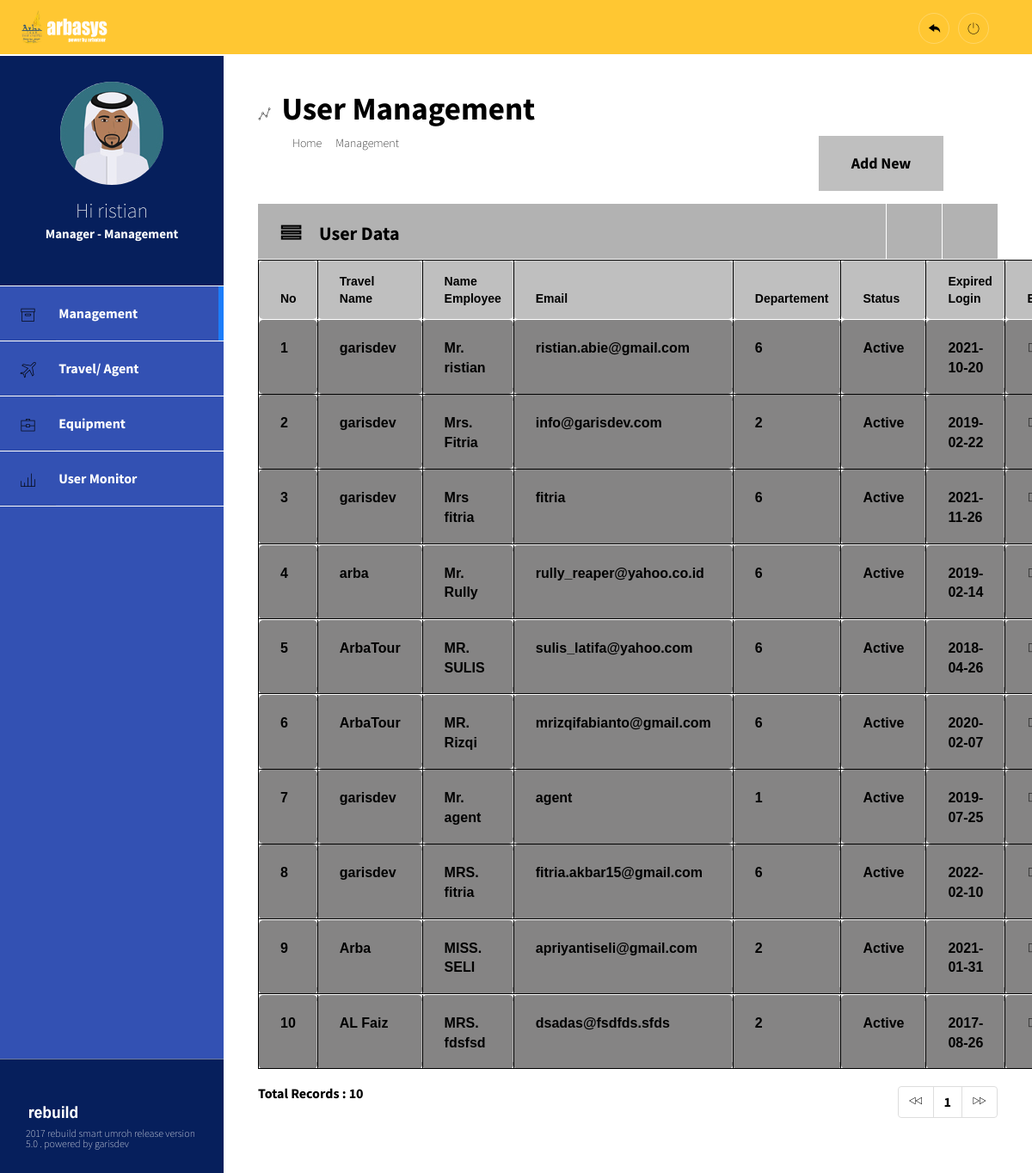
The page /modul/270/user.php (signed in) on the database its author committed.
### tables this page shows
CREATE TABLE `user` (
  `UserID` int(10) NOT NULL,
  `TravelName` varchar(100) NOT NULL,
  `Email` varchar(100) NOT NULL,
  `Password` varchar(40) NOT NULL,
  `RoleID` int(10) NOT NULL,
  `Status` varchar(10) NOT NULL,
  `Salutation` varchar(10) NOT NULL,
  `FirstName` varchar(100) NOT NULL,
  `LastName` varchar(100) NOT NULL,
  `photoURL` blob DEFAULT NULL,
  `BirthDate` date DEFAULT NULL,
  `Phone` varchar(20) NOT NULL,
  `Gender` varchar(20) NOT NULL,
  `Dummy` int(2) NOT NULL,
  `CreatedDate` timestamp NOT NULL DEFAULT current_timestamp() ON UPDATE current_timestamp(),
  `Lastlogin` datetime DEFAULT NULL,
  `ExpirationDate` date DEFAULT NULL
);

### modul/270/user.php (the view, shortened to what this page needs)
<!DOCTYPE html>
<?php
require('../config/travel-config.php');
$row = 10;
$hal = isset($_GET['hal']) ? $_GET['hal'] : 0;
$pageSql = "SELECT * FROM user";
$pageQry = mysql_query($pageSql, $Link) or die ("error paging: ".mysql_error());
$jml   = mysql_num_rows($pageQry);
$max   = ceil($jml/$row);
?>
<html>
<head>
    <link rel="stylesheet" type="text/css" href="../css/bootstrap.min.css">
    <link rel="stylesheet" type="text/css" href="../css/main.min.css">
    <link rel="stylesheet" type="text/css" href="../css/pe-icon-7-filled.css">
    <link rel="stylesheet" type="text/css" href="../css/pe-icon-7-stroke.css">
</head>
<body>
    <?php include "menu.php"; ?>
<section class="content">
      <header class = "main-header">
        <div class="main-header__nav">
              <h1 class="main-header__title">
                <i class="pe-7s-graph1"></i>
              <span>User Management</span>
              </h1>
             <ul class="main-header__breadcrumb">
              <li><a href ="#" onclick="window.location='#';">Home</a></li>
                 <a href ="?page=270" onclick="window.location='?page=270';">Management</a>
               </ul>
           </div>
              <div class="main-header__pojok">
          <button onclick="window.location='?page=User_Add';">Add New</button>
             </div>
      </header>
<div class = "row">
          <div class="col-md-12">
            <article class="widget">
              <header class="widget__header">
                <div class="widget__title">
                  <i class="pe-7s-menu"></i><h3>User Data</h3>
                </div>
                <div class="widget__config">
                  <a href="#"><i class=""></i></a>
                  <a href="#"><i class=""></i></a>
                </div>
              </header>
              <div class="widget__content ">
                <table class="table table-striped media-table">
                  <thead>
                    <tr>
                      <th style="width:1px">No </th>
                      <th>Travel Name</th>
                      <th>Name Employee</th>
                      <th width="10px" >Email</th>
                      <th width="10px" >Departement</th>
                      <th width="10px">Status</th>
                       <th >Expired Login</th>
                        <th>Edit</th>
                    </tr>
                  </thead>
                  <tbody>
  <?php
  $mySql  = "SELECT * FROM user ORDER BY `UserID` ASC LIMIT $hal, $row";
  $myQry  = mysql_query($mySql, $Link)  or die ("Query  salah : ".mysql_error());
  $nomor  = 0;
  while ($myData = mysql_fetch_array($myQry)) {
    $nomor++;
    $Kode = $myData['UserID'];
  ?>
              <tr class="spacer"></tr>
              <tr>
              <td>
              <font><p> <?php echo $nomor; ?></p></font>      </td>
               <td>
                <p> <?php echo $myData['TravelName']; ?></p>
               </td>
                <td>
                <p><?php echo $myData['Salutation']; ?> <?php echo $myData['FirstName']; ?></p>
               </td>
                      <td>
                      <font><p><?php echo $myData['Email']; ?></p></font>
                      </td>
                       <td>
                      <font><p><?php echo $myData['RoleID']; ?></p></font>
                      </td>
                     <td>
                      <font><p><?php echo $myData['Status']; ?></p></font>
                      </td>
                      <td>
                      <font><p><?php echo $myData['ExpirationDate']; ?></p></font>
                      </td>
                       <td>
                     <a href="?page=User-Edit&Kode=<?php echo $Kode; ?>" target="_self" alt="Edit Data"  title='Edit'><i class="pe-7s-note"></i></a>
                      </td>
                    </tr>
      <?php } ?>
                  </tbody>
                </table>
       <ul class="pagination pull-left no-margin">
<li class="" >
<strong style="font-weight: bold;">Total Records :</strong>
                                <?php echo $jml; ?>
</ul>
<?php
    $prev = $hal - $row;
    if ($prev <= -$row) { $prev = 0;}
    $next = $hal + $row;
    $Selisih = $jml - $row;
    if ($Selisih <= 0) {$Selisih = 0;}
    if ($next >= $jml) { $next =  $Selisih;}
?>
    <ul class="pagination pull-right no-margin">
      <li class="prev">
    <?php
    echo "
      <a href='?page=User&hal=$prev'>
      <i class='pe-7s-prev'></i>
      </a>";
      ?>
      </li>
    <li class="" >
      <?php
      for ($h = 1; $h <= $max; $h++) {
        $list[$h] = $row * $h - $row;
        echo " <a href='?page=User&hal=$list[$h]'>$h</a> ";
      }
      ?>
    </li>
    <li class="next">
        <?php
    echo "
      <a href='?page=User&hal=$next'>
      <i class='pe-7s-next'></i>
      </a>";
      ?>
    </li>
      </ul>
              </div>
            </article>
          </div>
        </div>
      <footer class="footer-brand">
          <?php include "footer.php"; ?>
      </footer>
    </section>
</body>
</html>
<?php
if(isset($_SESSION["role"])) {
  exit;
}
else {
  echo "<meta http-equiv='refresh' content='0; url=../modul/logout.php'>";
}
?>

### rows shown on the page
user: TravelName "garisdev", Salutation "Mr.", FirstName "ristian", Email "ristian.abie@gmail.com", RoleID "6", Status "Active", ExpirationDate "2021-10-20"
user: TravelName "garisdev", Salutation "Mrs.", FirstName "Fitria", Email "info@garisdev.com", RoleID "2", Status "Active", ExpirationDate "2019-02-22"
user: TravelName "garisdev", Salutation "Mrs", FirstName "fitria", Email "fitria", RoleID "6", Status "Active", ExpirationDate "2021-11-26"
user: TravelName "arba", Salutation "Mr.", FirstName "Rully", Email "rully_reaper@yahoo.co.id", RoleID "6", Status "Active", ExpirationDate "2019-02-14"
user: TravelName "ArbaTour", Salutation "MR.", FirstName "SULIS", Email "sulis_latifa@yahoo.com", RoleID "6", Status "Active", ExpirationDate "2018-04-26"
user: TravelName "ArbaTour", Salutation "MR.", FirstName "Rizqi", Email "mrizqifabianto@gmail.com", RoleID "6", Status "Active", ExpirationDate "2020-02-07"
user: TravelName "garisdev", Salutation "Mr.", FirstName "agent", Email "agent", RoleID "1", Status "Active", ExpirationDate "2019-07-25"
user: TravelName "garisdev", Salutation "MRS.", FirstName "fitria", Email "fitria.akbar15@gmail.com", RoleID "6", Status "Active", ExpirationDate "2022-02-10"
user: TravelName "Arba", Salutation "MISS.", FirstName "SELI", Email "apriyantiseli@gmail.com", RoleID "2", Status "Active", ExpirationDate "2021-01-31"
user: TravelName "AL Faiz", Salutation "MRS.", FirstName "fdsfsd", Email "dsadas@fsdfds.sfds", RoleID "2", Status "Active", ExpirationDate "2017-08-26"

### other values the page prints
$_SESSION['FirstName'] "ristian"
$jml "10"
